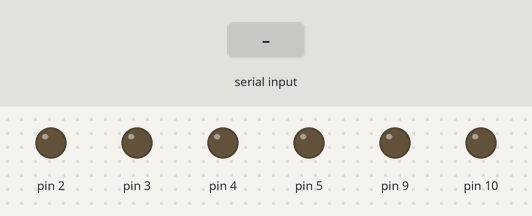
Simulated run of this sketch. Board: Arduino Uno, built with avr-gcc and run on an emulated ATmega328P. On the bench: output pins drawn as LEDs (lit = HIGH). The test bench sets the inputs (shaded band).

Above: at 1.2 s.
1.3 s: "F" received over Serial
At 2.3 s:
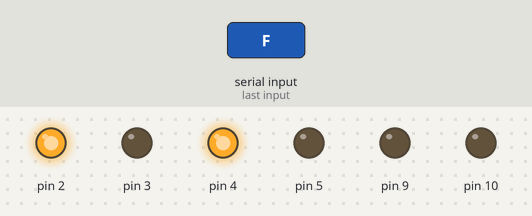
2.8 s: "B" received over Serial
At 3.5 s:
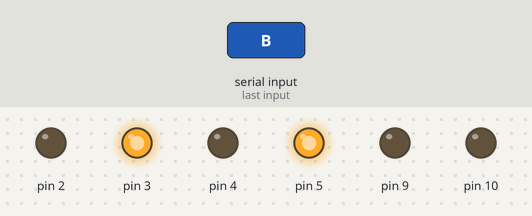
4.3 s: "L" received over Serial
At 4.6 s:
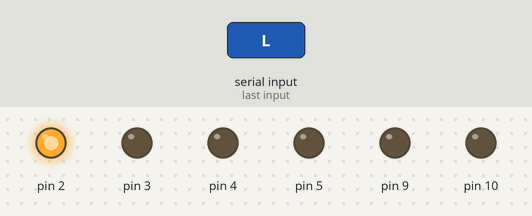
5.8 s: "R" received over Serial
At 7.0 s:
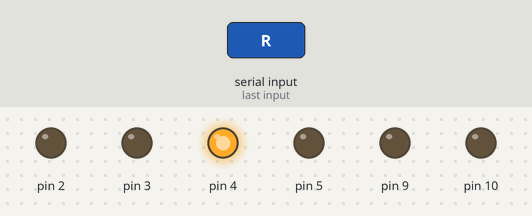
7.3 s: "G" received over Serial
At 8.1 s:
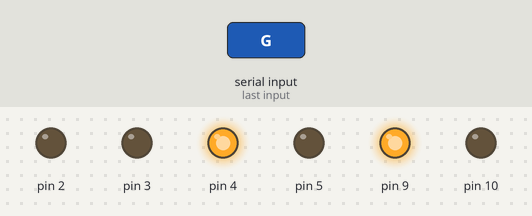
8.8 s: "H" received over Serial
At 9.2 s:
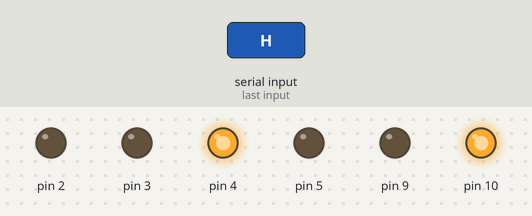
Timing chart, 0 to 11.3 s (numbered marks = the images above; inputs shaded):
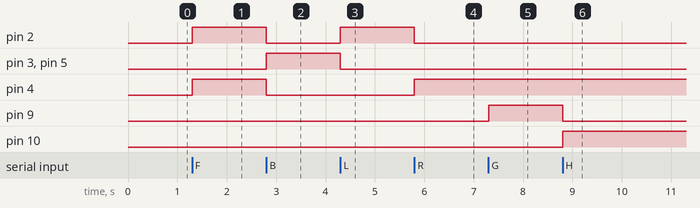

The sketch:

bluetooth.ino
```cpp
char val;
int s;
void setup() {
  Serial.begin(9600);
  pinMode(2,OUTPUT);
  pinMode(3,OUTPUT);
  pinMode(4,OUTPUT);
  pinMode(5,OUTPUT);
  pinMode(9,OUTPUT);
  pinMode(10,OUTPUT);
}

void loop() {
  if(Serial.available()){
    val=Serial.read();
    if(val=='F'){
      digitalWrite(2,HIGH);
      digitalWrite(3,LOW);
      digitalWrite(4,HIGH);
      digitalWrite(5,LOW);
      }
      else if(val=='B'){
      digitalWrite(2,LOW);
      digitalWrite(3,HIGH);
      digitalWrite(4,LOW);
      digitalWrite(5,HIGH);
      } else if(val=='L'){
      digitalWrite(2,HIGH);
      digitalWrite(3,LOW);
      digitalWrite(4,LOW);
      digitalWrite(5,LOW);
      } else if(val=='R'){
      digitalWrite(2,LOW);
      digitalWrite(3,LOW);
      digitalWrite(4,HIGH);
      digitalWrite(5,LOW);
      }
      else if(val=='G'){
       s=2;
        }
      else if(val=='I'){
       s=3;
        }
      else if(val=='H'){
       s=4;
        }
      else if(val=='J'){
       s=5;
        }
   // s=1;
    else{
      digitalWrite(2,LOW);
      digitalWrite(3,LOW);
      digitalWrite(4,LOW);
      digitalWrite(5,LOW);

      }
//    s=0;

    }
   if(s==2){
    digitalWrite(9,HIGH);
    digitalWrite(10,LOW);
    }
   else if(s==4){
    digitalWrite(9,LOW);
    digitalWrite(10,HIGH);
    }else{
    digitalWrite(9,LOW);
    digitalWrite(10,LOW);

      }


  // put your main code here, to run repeatedly:

}
```

Measured:
- after the input at 1.3 s, pin 2, pin 4: LOW → HIGH at once
- after the input at 2.8 s, pin 2, pin 4: HIGH → LOW at once; pin 3, pin 5: LOW → HIGH at once
- after the input at 4.3 s, pin 2: LOW → HIGH at once; pin 3, pin 5: HIGH → LOW at once
- after the input at 5.8 s, pin 2: HIGH → LOW at once; pin 4: LOW → HIGH at once
- after the input at 7.3 s, pin 9: LOW → HIGH at once
- after the input at 8.8 s, pin 9: HIGH → LOW at once; pin 10: LOW → HIGH at once
